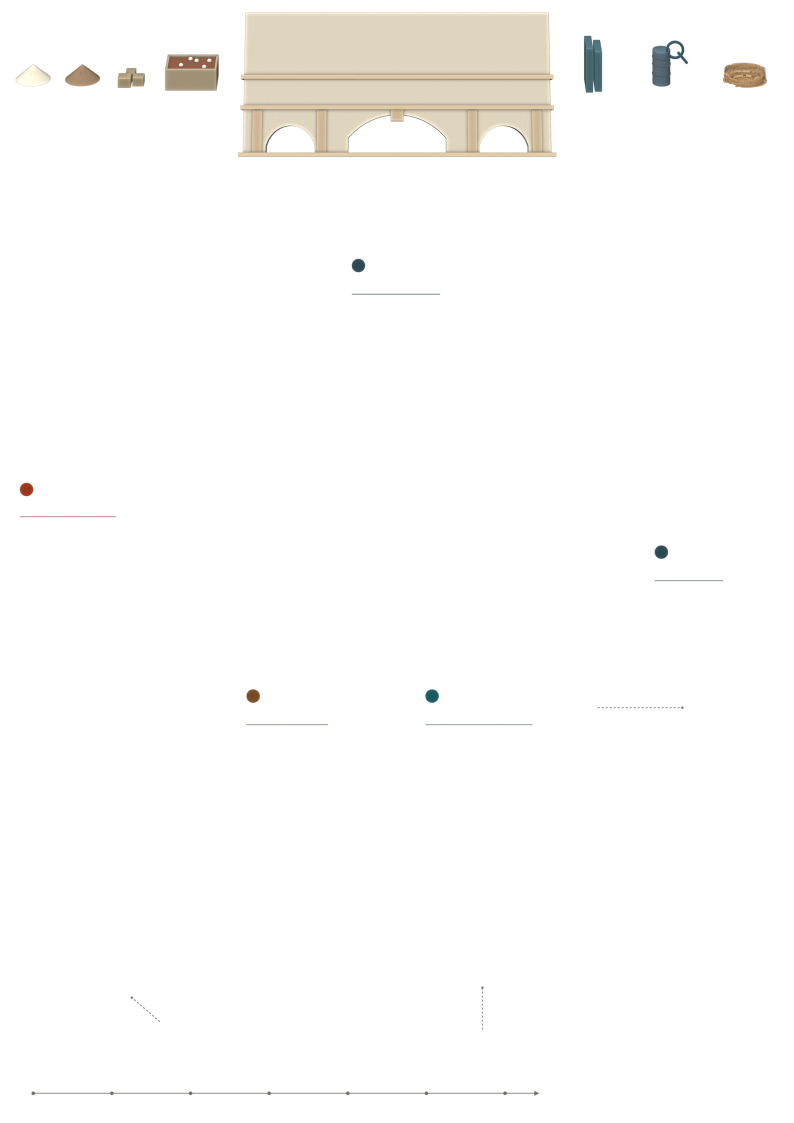
#> input picture project/narrative_benchmark_20261007/renders/narrative_v12_construction_details_overlay_pass.png, 2381 x 3367 px, given in place of poster_2x.png, which was not available (shown at 1/3 size)
$ python wordstd.py renders/narrative_v12_construction_details_overlay_pass.png
#> lines starting #> are read from the running program, lines starting #| are printed output that depends on the picture; pictures that were not available may be replaced by others from this repository, and a replacement may not be noted
import json, sys, numpy as np
from PIL import Image
from scipy import ndimage as ndi
R='/private/tmp/claude-501/-Users-um-yunsang/73df8d3b-73af-481e-9f8b-64064c56fc53/scratchpad/nb_work/review_loop/'
P=np.asarray(Image.open(R+'r10/poster_2x.png').convert('RGB')).astype(float)
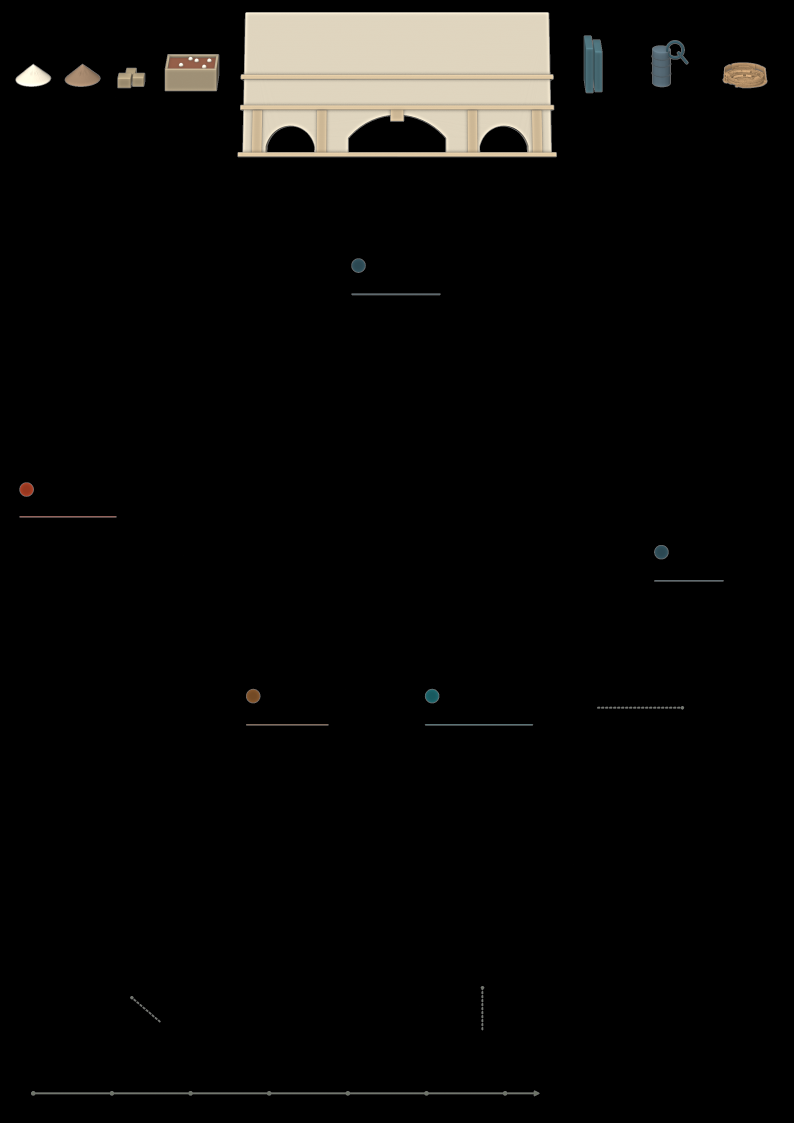
#> P: shape (3367, 2381, 3) float64 (shown at 1/3 size); mean R, G, B 11.2, 10.6, 9.5
M=np.asarray(Image.open(R+'r10/map_only_2x.png').convert('RGB')).astype(float)
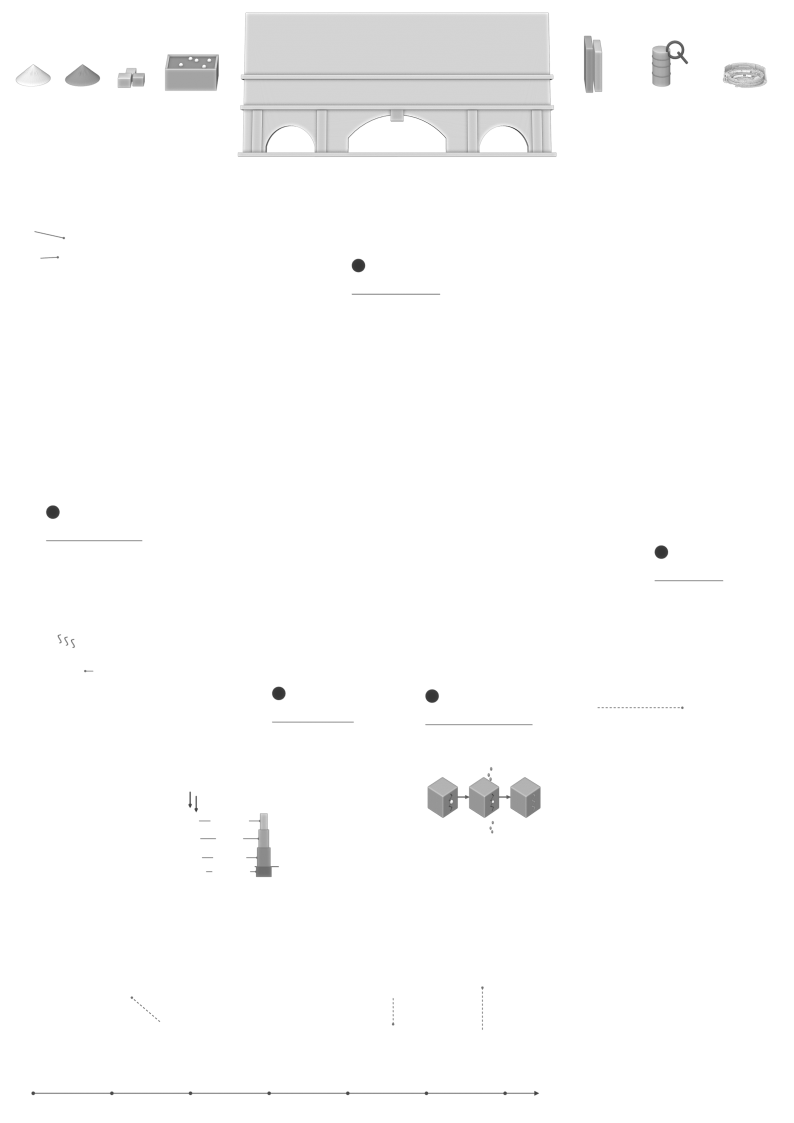
#> input picture project/narrative_benchmark_20261007/renders/narrative_v1_overlay_pass.png, 2381 x 3367 px, given in place of map_only_2x.png, which was not available (shown at 1/3 size)
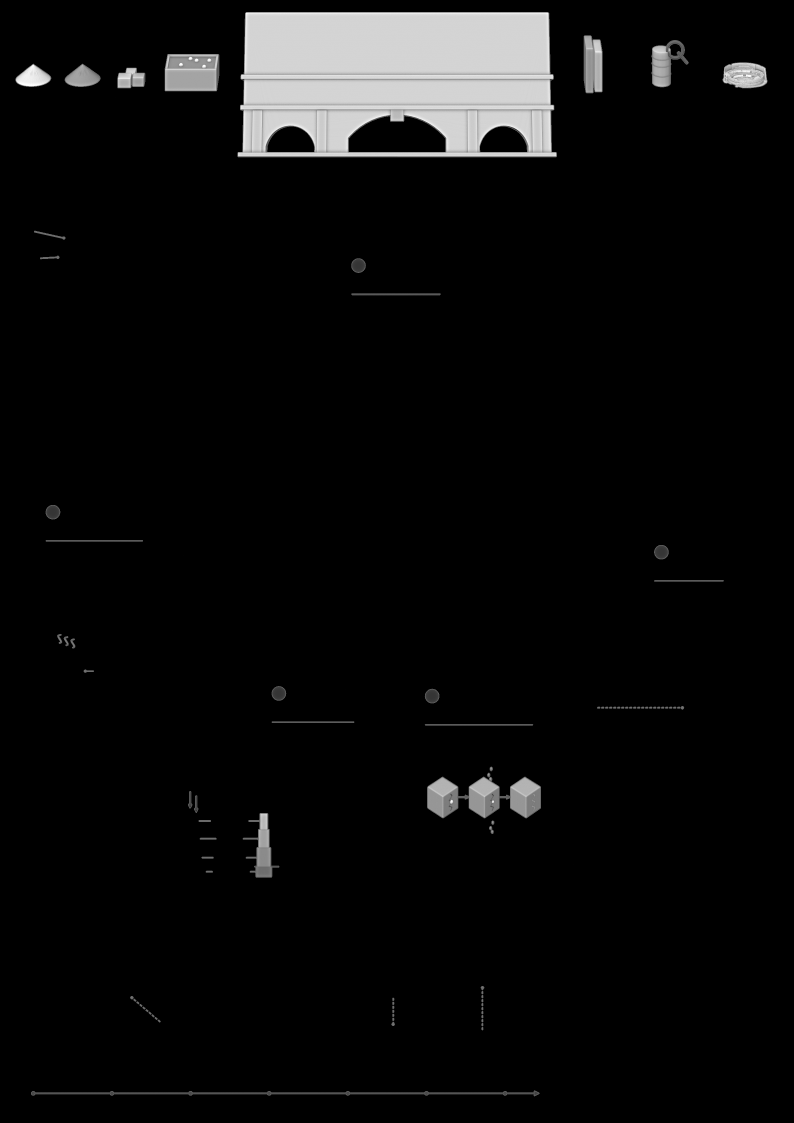
#> M: shape (3367, 2381, 3) float64 (shown at 1/3 size); min 0, max 255, mean 11.6
def L709(a): return 0.2126*a[...,0]+0.7152*a[...,1]+0.0722*a[...,2]
def lin(c):
    c=c/255.0; return np.where(c<=0.04045,c/12.92,((c+0.055)/1.055)**2.4)
def relL(a):
    l=lin(a); return 0.2126*l[...,0]+0.7152*l[...,1]+0.0722*l[...,2]
LP=L709(P); LM=L709(M); D=np.abs(P-M).sum(2)
#> after `D = np.abs(P - M).sum(2)`:
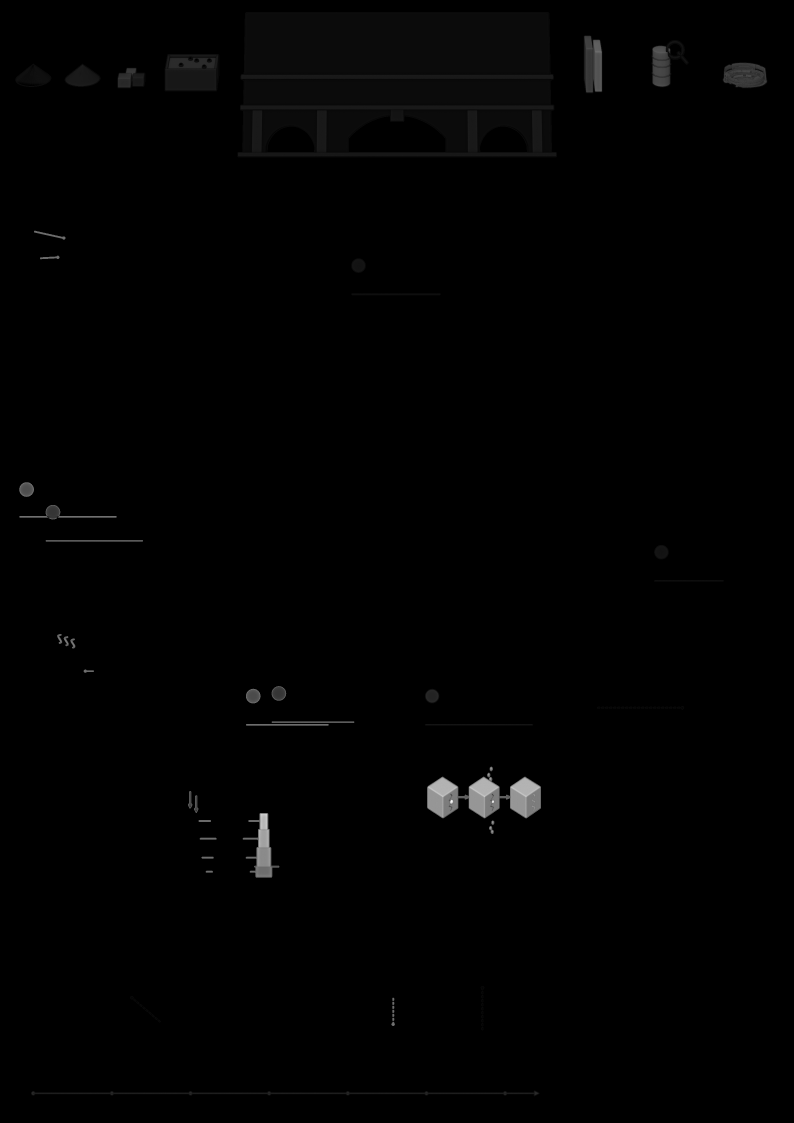
#> D: shape (3367, 2381) float64 (shown at 1/3 size); min 0, max 765, mean 5.2; drawn with min black and max white
#> (the run stopped early here; a loop or call above may not have finished)
